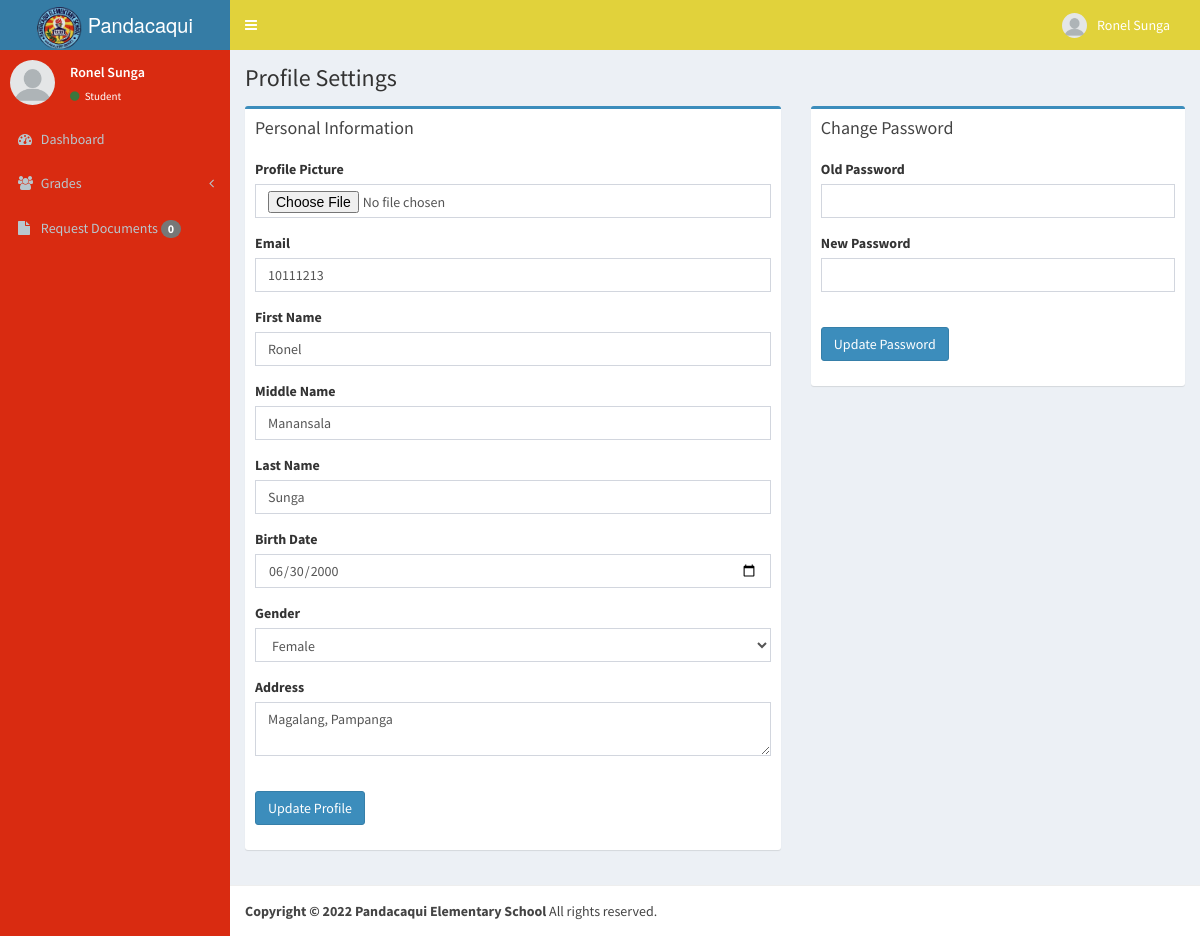
/profile.php (signed in), run on the app's committed database.
### tables this page shows
CREATE TABLE `useraccount` (
  `id` int(11) NOT NULL,
  `email` varchar(550) NOT NULL,
  `password` varchar(550) NOT NULL,
  `image` varchar(550) NOT NULL,
  `fname` varchar(550) NOT NULL,
  `mname` varchar(550) NOT NULL,
  `lname` varchar(550) NOT NULL,
  `bday` date NOT NULL,
  `gender` varchar(550) NOT NULL,
  `address` varchar(550) NOT NULL,
  `section` int(11) DEFAULT NULL,
  `position` varchar(550) NOT NULL,
  `status` int(11) NOT NULL
);

### connection/connection.php (called while the page is built, shortened)
<?php
class DB_con {
	public $connection;
	function __construct(){
		$this->connection = new mysqli(DB_SERVER, DB_USERNAME, DB_PASSWORD, DB_DATABASE);
	}
	function ret_obj(){
		return $this->connection;
	}
}
?>

### connection/userClass.php (called while the page is built, shortened)
<?php
class User {
	protected $db;
	public function __construct(){
		$this->db = new DB_con();
		$this->db = $this->db->ret_obj();
	}
	public function getData($users_id){
		$query = "SELECT * FROM useraccount WHERE id = $users_id";
		$result = $this->db->query($query) or die($this->db->error);
		$row = $result->fetch_array(MYSQLI_ASSOC);
		$count_row = $result->num_rows;
		if ($count_row == 1) {
			return $row;
		}
		else{return false;}
	}
}
?>

### profile.php (the view, shortened to what this page needs)
<?php
 include_once "connection/connection.php";
 include_once "connection/userClass.php";
 $userClass = new User();
 $profile =$userClass->getData($_SESSION['id']);
?>
<!DOCTYPE html>
<html>
  <head>
      <?php include_once "head.php"; ?>
      <link href="../../plugins/datatables/dataTables.bootstrap.css" rel="stylesheet" type="text/css" />
  </head>
  <body class="skin-blue">
    <div class="wrapper">
      <header class="main-header">
        <?php include_once "navbar.php"; ?>
      </header>
      <aside class="main-sidebar">
        <?php include_once "main-sidebar.php"; ?>
      </aside>
      <div class="content-wrapper">
        <section class="content-header">
          <h1>
            Profile Settings
          </h1>
        </section>
        <section class="content">
          <div class="row">
            <div class="col-md-7">
              <div class="box box-primary">
                <div class="box-header">
                  <h3 class="box-title">Personal Information</h3>
                </div>
                <form method="post" enctype="multipart/form-data">
                  <div class="box-body">
					<div class="form-group">
                      <label for="exampleInputPassword1">Profile Picture</label>
                      <input type="file" class="form-control" name="image">
                    </div>
                    <div class="form-group">
                      <label for="exampleInputPassword1">Email</label>
                      <input type="email" class="form-control" name="email" value="<?php echo $profile['email']; ?>" required>
                    </div>
                    <div class="form-group">
                      <label for="exampleInputPassword1">First Name</label>
                      <input type="text" class="form-control" name="fname" value="<?php echo $profile['fname']; ?>" required>
                    </div>
                    <div class="form-group">
                      <label for="exampleInputPassword1">Middle Name</label>
                      <input type="text" class="form-control" name="mname" value="<?php echo $profile['mname']; ?>" required>
                    </div>
                    <div class="form-group">
                      <label for="exampleInputPassword1">Last Name</label>
                      <input type="text" class="form-control" name="lname" value="<?php echo $profile['lname']; ?>" required>
                    </div>
                    <div class="form-group">
                      <label for="exampleInputPassword1">Birth Date</label>
                      <input type="date" class="form-control" name="bday" value="<?php echo $profile['bday']; ?>" required>
                    </div>
                    <div class="form-group">
                      <label for="exampleInputPassword1">Gender</label>
                      <select class="form-control" name="gender" required>
                          <option <?php echo $profile['gender']=='Female'?'selected':''; ?>>Female</option>
                      </select>
                    </div>
                    <div class="form-group">
                      <label for="exampleInputPassword1">Address</label>
                      <textarea class="form-control" name="address" required><?php echo $profile['address']; ?></textarea>
                    </div>
                    <div class="form-group">
                        <br>
                        <button type="submit" name="update" class="btn btn-primary">Update Profile</button>
                    </div>
                  </div>
                </form>
              </div>
            </div>
            <div class="col-md-5">
              <div class="box box-primary">
                <div class="box-header">
                  <h3 class="box-title">Change Password</h3>
                </div>
                <form method="post">
                  <div class="box-body">
					<div class="form-group">
                      <label for="exampleInputPassword1">Old Password</label>
                      <input type="password" class="form-control" name="oldPassword" required>
                    </div>
                    <div class="form-group">
                      <label for="exampleInputPassword1">New Password</label>
                      <input type="password" class="form-control" name="newPassword" required>
                    </div>
                    <div class="form-group">
                        <br>
                        <button type="submit" name="updatePassword" class="btn btn-primary">Update Password</button>
                    </div>
                  </div>
                </form>
              </div>
            </div>
          </div>
        </section>
      </div>
      <footer class="main-footer">
        <strong>Copyright &copy; <?php echo date('Y'); ?> Pandacaqui Elementary School</strong> All rights reserved.
      </footer>
    </div>
  </body>
</html>

### data on the page
useraccount: email "10111213", fname "Ronel", mname "Manansala", lname "Sunga", bday "06/30/2000", address "Magalang, Pampanga"

### other printed values
$_SESSION['fullname'] "Ronel Sunga"
$_SESSION['position'] "Student"
count($sqlClass->readytoPickup()) "0"
